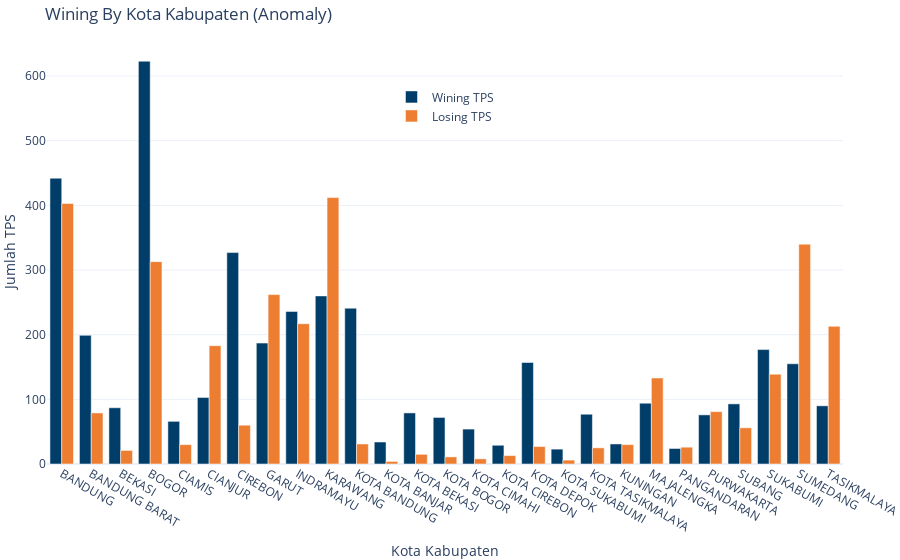

The cell this chart's notebook holds for it:
### Code cell
fig = go.Figure()
fig.add_trace(go.Bar(name='Wining TPS',x=anomaly_komeng_win_lose['kab_kota'], y=anomaly_komeng_win_lose['win_count'],marker_color='#003E69'))
fig.add_trace(go.Bar(name='Losing TPS',x=anomaly_komeng_win_lose['kab_kota'], y=anomaly_komeng_win_lose['lose_count'],marker_color='#ED7D31'))
fig.update_layout(barmode='group', template='plotly_white',title={'text':'Wining By Kota Kabupaten (Anomaly)'}, yaxis_title={'text':'Jumlah TPS'}, xaxis_title={'text':'Kota Kabupaten'})
fig.update_layout(
    margin=dict(l=0, r=0, t=40, b=0),
    legend=dict( yanchor="top", y=0.9, xanchor="center", x=0.5)
)
fig.update_layout(modebar_remove=[ 'zoom', 'pan', 'select', 'lasso2d', 'zoomIn', 'zoomOut',])
fig.layout.xaxis.fixedrange = True
fig.layout.yaxis.fixedrange = True
fig.write_html('html/bar_kota_kabupaten_anomaly.html')
fig.show()

### Figure 1 — Plotly figure (JSON) as saved in the notebook; plotly's stock layout.template omitted (floating-point values rounded to 4 significant figures)
{"data": [{"marker": {"color": "#003E69"}, "name": "Wining TPS", "type": "bar", "x": ["BANDUNG", "BANDUNG BARAT", "BEKASI", "BOGOR", "CIAMIS", "CIANJUR", "CIREBON", "GARUT", "INDRAMAYU", "KARAWANG", "KOTA BANDUNG", "KOTA BANJAR", "KOTA BEKASI", "KOTA BOGOR", "KOTA CIMAHI", "KOTA CIREBON", "KOTA DEPOK", "KOTA SUKABUMI", "KOTA TASIKMALAYA", "KUNINGAN", "MAJALENGKA", "PANGANDARAN", "PURWAKARTA", "SUBANG", "SUKABUMI", "SUMEDANG", "TASIKMALAYA"], "y": [442, 199, 87, 623, 66, 103, 327, 187, 236, 260, 241, 34, 79, 72, 54, 29, 157, 23, 77, 31, 94, 24, 76, 93, 177, 155, 90]}, {"marker": {"color": "#ED7D31"}, "name": "Losing TPS", "type": "bar", "x": ["BANDUNG", "BANDUNG BARAT", "BEKASI", "BOGOR", "CIAMIS", "CIANJUR", "CIREBON", "GARUT", "INDRAMAYU", "KARAWANG", "KOTA BANDUNG", "KOTA BANJAR", "KOTA BEKASI", "KOTA BOGOR", "KOTA CIMAHI", "KOTA CIREBON", "KOTA DEPOK", "KOTA SUKABUMI", "KOTA TASIKMALAYA", "KUNINGAN", "MAJALENGKA", "PANGANDARAN", "PURWAKARTA", "SUBANG", "SUKABUMI", "SUMEDANG", "TASIKMALAYA"], "y": [403, 79, 21, 313, 30, 183, 60, 262, 217, 412, 31, 4, 15, 11, 8, 13, 27, 6, 25, 30, 133, 26, 81, 56, 139, 340, 213]}], "layout": {"barmode": "group", "legend": {"x": 0.5, "xanchor": "center", "y": 0.9, "yanchor": "top"}, "margin": {"b": 0, "l": 0, "r": 0, "t": 40}, "modebar": {"remove": ["zoom", "pan", "select", "lasso2d", "zoomIn", "zoomOut"]}, "title": {"text": "Wining By Kota Kabupaten (Anomaly)"}, "xaxis": {"fixedrange": true, "title": {"text": "Kota Kabupaten"}}, "yaxis": {"fixedrange": true, "title": {"text": "Jumlah TPS"}}}}
